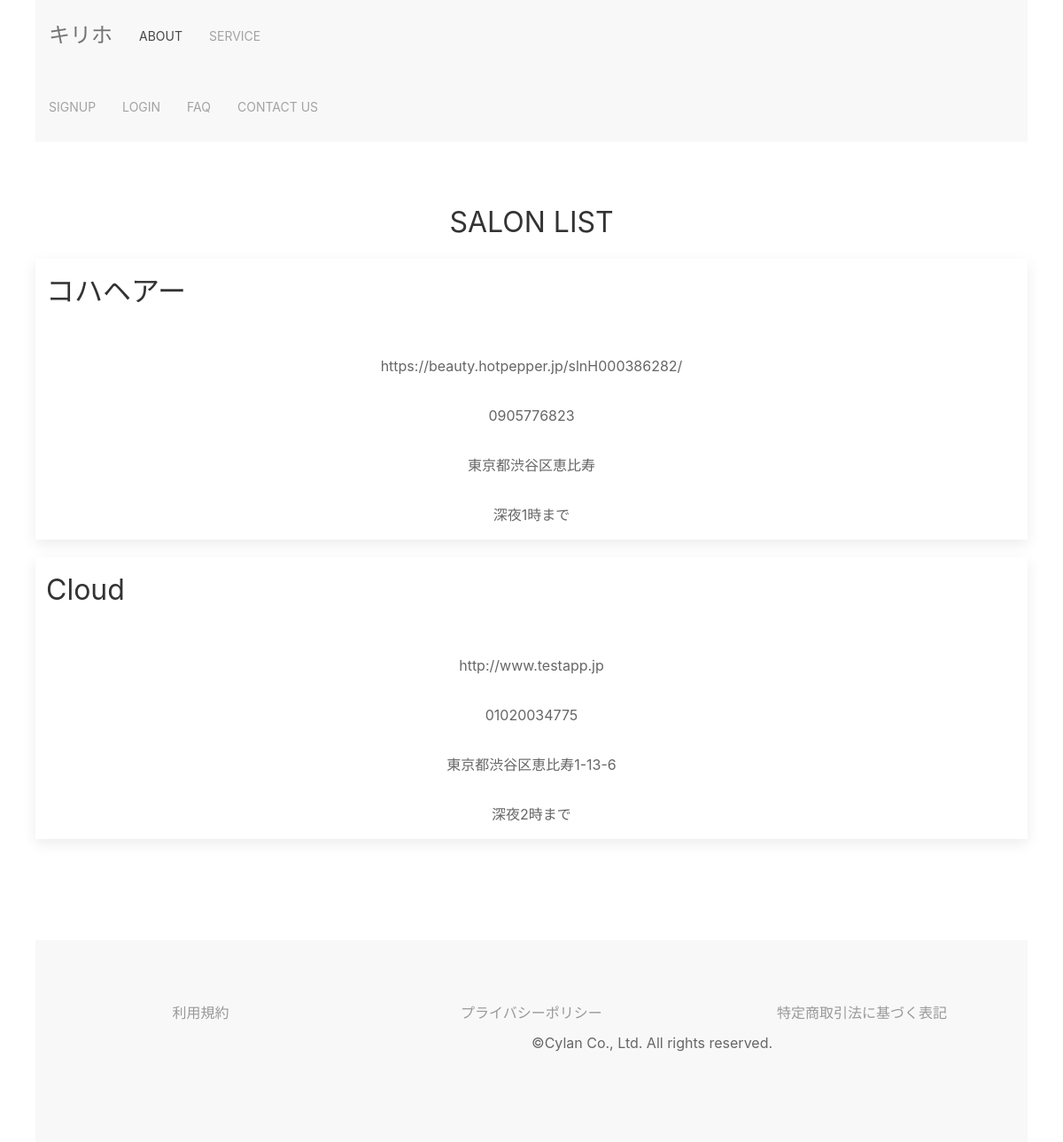
The page /salon_list/ on the database as committed earlier.
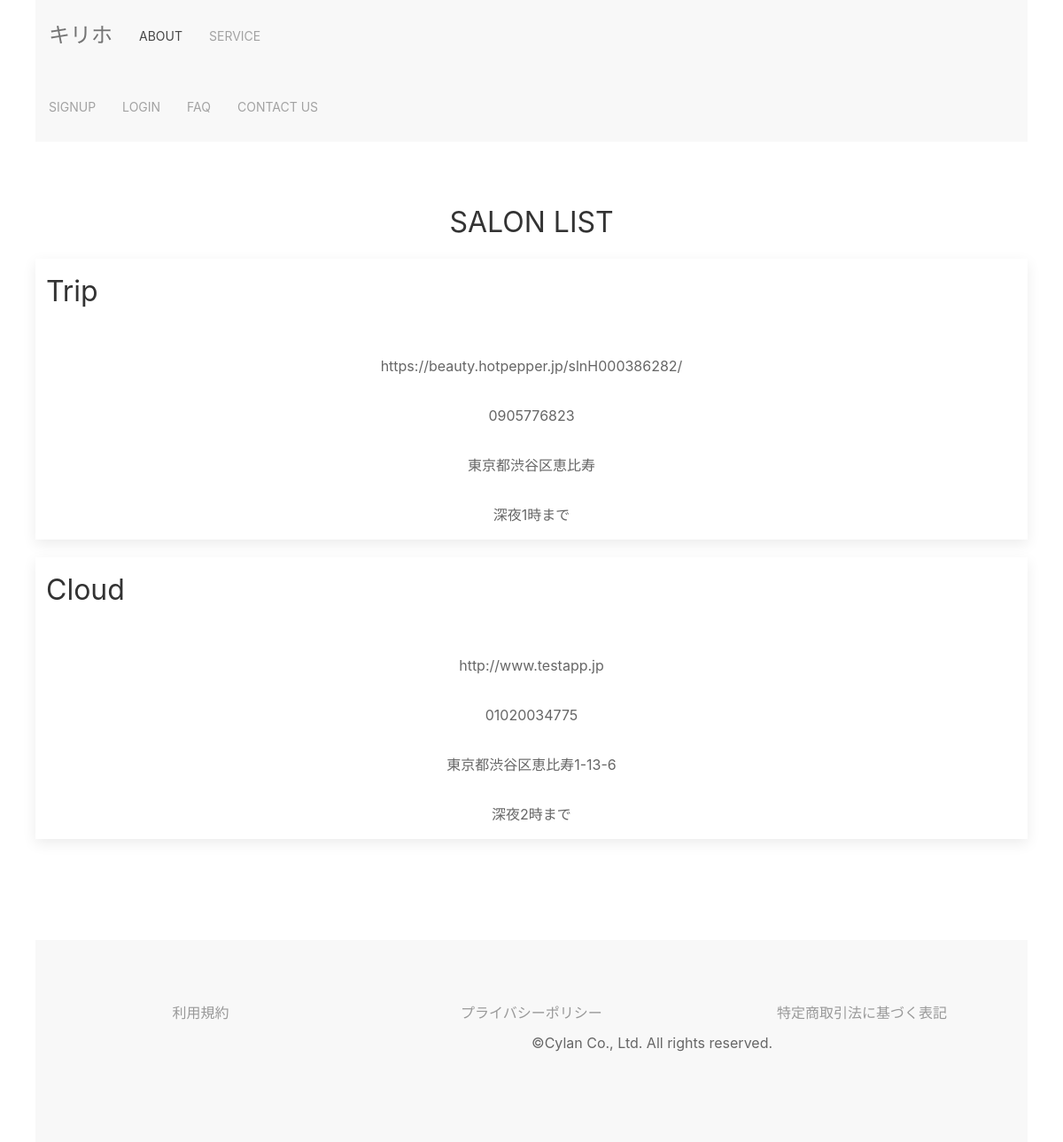
The same page on the database as committed later.
### unlimited/models.py (models this page shows, shortened)
class Salon(models.Model):
    class Meta:
        db_table = 'salon'
    salon = models.ForeignKey(settings.AUTH_USER_MODEL, verbose_name='サロンID', on_delete=models.PROTECT, null=True,
                              blank=True)
    salon_name = models.CharField(verbose_name='店名', max_length=255, blank=False, null=False)
    salon_email = models.EmailField(verbose_name='店舗メール', null=False,
                                    blank=False, unique=True)
    home_page = models.URLField(verbose_name='ホームページ', unique=True)
    salon_phone_num_regex = RegexValidator(regex=r'^[0-9]+$', message="電話番号は入力必須です。例:09012345678")
    salon_phone_num = models.CharField(verbose_name='店舗電話番号', null=False, unique=True, blank=False,
                                       validators=[salon_phone_num_regex], max_length=15, )
    salon_address = models.CharField(verbose_name='住所', max_length=255, null=False, blank=False)
    business_hours = models.CharField(verbose_name='営業日時', max_length=255)
    cut_prise = models.IntegerField(verbose_name='カット料金', null=False, blank=False)
    color_prise = models.IntegerField(verbose_name='カラー料金', null=False, blank=False)
    mainte_cut_prise = models.IntegerField(verbose_name='メンテナンスカット料金', null=False, blank=False, default=1500)
    mainte_color_prise = models.IntegerField(verbose_name='メンテナンスカラー料金', null=False, blank=False, default=2000)

### unlimited/views.py (the view)
# urls.py: path('salon_list/', views.SalonListView.as_view(), name='salon_list'),
class SalonListView(generic.ListView):
    model = Salon
    template_name = 'salon_list.html'

### unlimited/templates/unlimited/salon_list.html
{% extends "unlimited/base.html" %}
{% block content %}
<section class="uk-section uk-section-default uk-text-center">
    <h2 class="uk-heading-line uk-text-center">SALON LIST</h2>
        <div class="uk-overflow-container">
            {% for salon in salon_list %}
            <div class="uk-card uk-card-large uk-card-default uk-align-center uk-grid-collapse uk-child-width-1-1@s uk-margin" uk-grid>
                <table class="uk-table uk-table-borderd">
                    <tr>
                        <th><p class='uk-h2'>{{ salon.salon_name}}</p></th>
                    </tr>
                    <tr>
                        <td>{{ salon.home_page }}</td>
                    </tr>
                    <tr>
                        <td>{{ salon.salon_phone_num }}</td>
                    </tr>
                    <tr>
                        <td>{{ salon.salon_address }}</td>
                    </tr>
                    <tr>
                        <td>{{ salon.business_hours }}</td>
                    </tr>
                </table>
            </div>
            {% endfor %}
        </div>
</section>
<br/>
{% endblock %}

Rows that differ between the two databases and show on the page:
changed Salon "https://beauty.hotpepper.jp/slnH000386282/": salon_name "コハヘアー" → "Trip"
